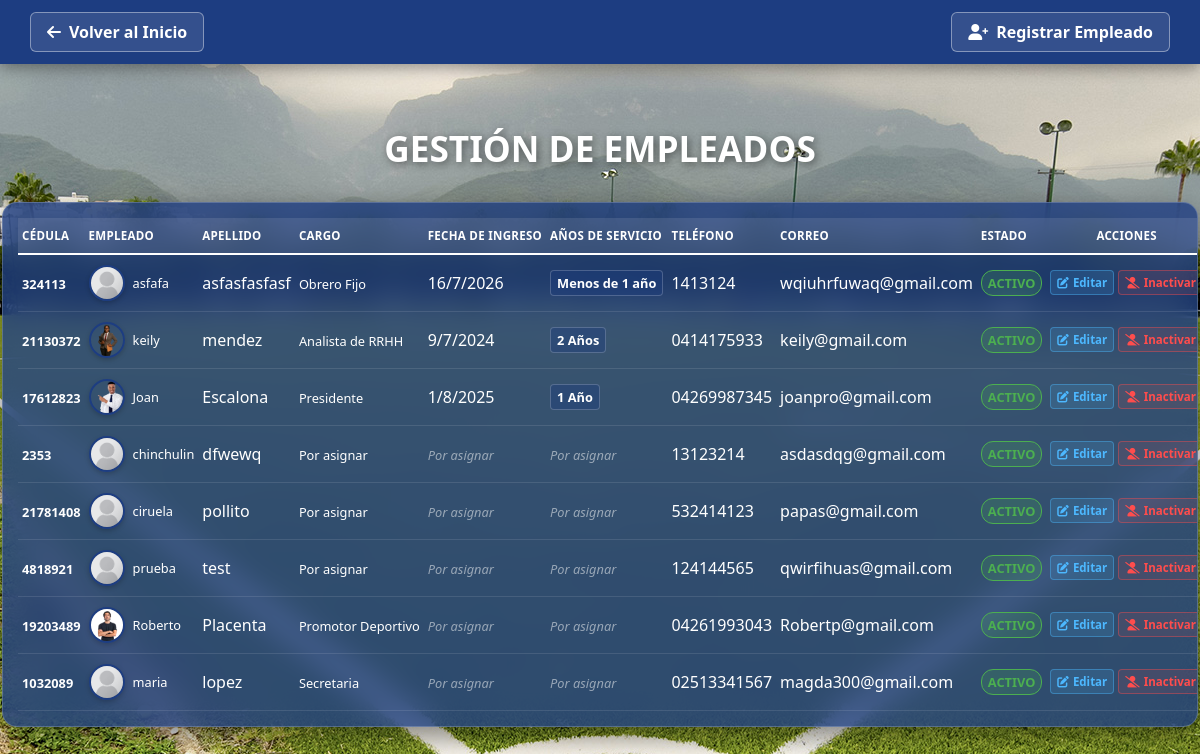
Page /vista/ver_empleados.php on the earlier database version.
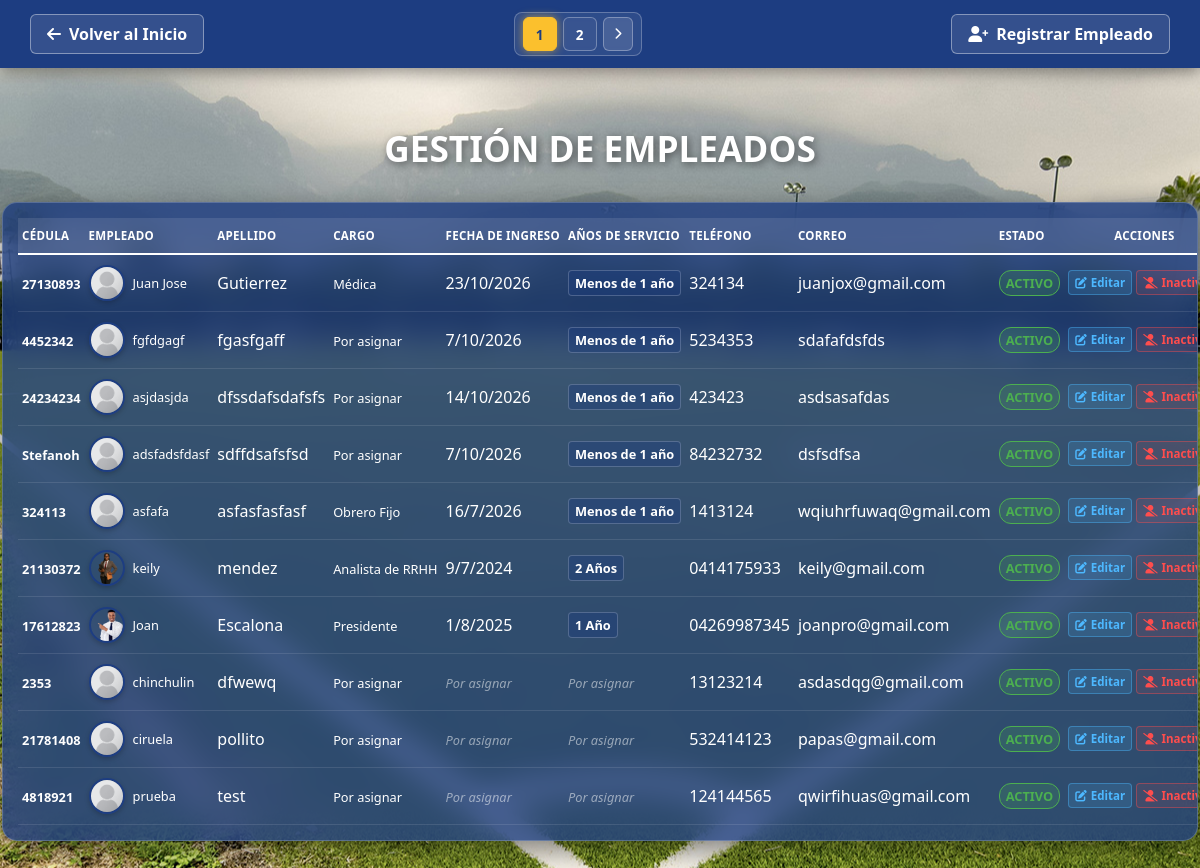
Same page on the later database version.
### tables this page shows
CREATE TABLE `empleados` (
  `id` int(11) NOT NULL,
  `cedula` varchar(8) NOT NULL,
  `nombre` varchar(100) NOT NULL,
  `apellido` varchar(100) NOT NULL,
  `foto` varchar(255) NOT NULL DEFAULT 'defaultavatar.png',
  `cargo` enum('Por asignar','Presidente','Administrador','Jefe de Planificación','Jefe de la Oficina de la OAC','Promotor Deportivo','Médica','Supervisor Deportivo','Asistente Administrativo','Secretaria','Entrenador Deportivo','Analista de RRHH','Obrero Fijo','Obrero Contratado') NOT NULL DEFAULT 'Por asignar',
  `telefono` varchar(20) NOT NULL,
  `correo` varchar(100) NOT NULL,
  `estado` enum('activo','inactivo') NOT NULL,
  `fecha_ingreso` date DEFAULT NULL
);

### controlador/controlador_empleados.php (called while the page is built, shortened)
<?php
require_once '../controlador/conexion.php';
$limite = 10;
$pagina = isset($_GET['pagina']) ? (int)$_GET['pagina'] : 1;
$inicio = ($pagina - 1) * $limite;
$sql_total = "SELECT COUNT(*) as total FROM empleados";
$res_total = $conexion->query($sql_total);
$total_registros = $res_total->fetch_assoc()['total'];
$total_paginas = ceil($total_registros / $limite);
$sql = "SELECT id, cedula, nombre, apellido, cargo, telefono, correo, estado, foto, fecha_ingreso
        FROM empleados
        ORDER BY id DESC
        LIMIT $limite OFFSET $inicio";
$resultado = $conexion->query($sql);
?>

### vista/ver_empleados.php (the view, shortened to what the changed rows need)
<?php
require_once '../controlador/controlador_empleados.php';
?>
<!DOCTYPE html>
<html lang="es">
<head>
    <link rel="stylesheet" href="../estilo/style5.css">
    <link rel="stylesheet" href="https://cdnjs.cloudflare.com/ajax/libs/font-awesome/6.0.0/css/all.min.css">
</head>
<body>
    <header class="main-header">
        <div class="header-container">
            <?php if ($total_paginas > 1): ?>
                <div class="paginacion-header">
                    <?php
                        $max_visibles = 5;
                        $inicio_num = max(1, $pagina - floor($max_visibles / 2));
                        $fin_num = min($total_paginas, $inicio_num + $max_visibles - 1);
                        if (($fin_num - $inicio_num + 1) < $max_visibles) {
                            $inicio_num = max(1, $fin_num - $max_visibles + 1);
                        }
                        for ($i = $inicio_num; $i <= $fin_num; $i++):
                    ?>
                        <a href="ver_empleados.php?pagina=<?php echo $i; ?>" class="num-box <?php echo ($i == $pagina) ? 'active' : ''; ?>">
                            <?php echo $i; ?>
                        </a>
                    <?php endfor; ?>
                    <?php if ($pagina < $total_paginas): ?>
                        <a href="ver_empleados.php?pagina=<?php echo $pagina + 1; ?>" class="num-box nav-arrow" title="Página Siguiente">
                            <i class="fas fa-chevron-right"></i>
                        </a>
                    <?php endif; ?>
                </div>
            <?php endif; ?>
        </div>
    </header>
    <main class="central-container">
        <h1 class="main-title">Gestión de Empleados</h1>
        <div class="glass-table-container">
            <?php if (isset($resultado) && $resultado->num_rows > 0): ?>
                <table class="user-table">
                    <thead>
                        <tr>
                            <th>Cédula</th>
                            <th>Empleado</th>
                            <th>Apellido</th>
                            <th>Cargo</th>
                            <th>Fecha de Ingreso</th>
                            <th>Años de Servicio</th>
                            <th>Teléfono</th>
                            <th>Correo</th>
                            <th>Estado</th>
                            <th style="text-align: center;">Acciones</th>
                        </tr>
                    </thead>
                    <tbody>
                        <?php while($row = $resultado->fetch_assoc()): ?>
                            <tr>
                                <td><strong><?php echo htmlspecialchars($row['cedula']); ?></strong></td>
                                <td>
                                    <div class="col-empleado">
                                        <?php
                                        if (!empty($row['foto']) && $row['foto'] !== 'defaultavatar.png' && file_exists("../fotos_empleados/" . $row['foto'])) {
                                            $ruta_foto = "../fotos_empleados/" . $row['foto'];
                                        } else {
                                            $ruta_foto = "../estilo/defaultavatar.png";
                                        }
                                        ?>
                                        <img src="<?php echo $ruta_foto; ?>?v=<?php echo time(); ?>"
                                             alt="Foto"
                                             class="avatar-tabla"
                                             style="cursor: pointer;"
                                             onclick="ampliarImagen('<?php echo $ruta_foto; ?>')">
                                        <span><?php echo htmlspecialchars($row['nombre']); ?></span>
                                    </div>
                                </td>
                                <td><?php echo htmlspecialchars($row['apellido']); ?></td>
                                <td>
                                    <span class="badge-cargo">
                                        <?php echo htmlspecialchars($row['cargo']); ?>
                                    </span>
                                </td>
                                <td>
                                    <?php
                                    if (!empty($row['fecha_ingreso'])) {
                                        $date = new DateTime($row['fecha_ingreso']);
                                        echo $date->format('j/n/Y');
                                    } else {
                                        echo '<span class="text-por-asignar">Por asignar</span>';
                                    }
                                    ?>
                                </td>
                                <td>
                                    <?php
                                    if (!empty($row['fecha_ingreso'])) {
                                        $fecha_ingreso = new DateTime($row['fecha_ingreso']);
                                        $hoy = new DateTime();
                                        $diferencia = $hoy->diff($fecha_ingreso);
                                        $anios = $diferencia->y;
                                        if ($anios == 0) {
                                            echo '<span class="badge-antiguedad">Menos de 1 año</span>';
                                        } elseif ($anios == 1) {
                                            echo '<span class="badge-antiguedad">1 Año</span>';
                                        } else {
                                            echo '<span class="badge-antiguedad">' . $anios . ' Años</span>';
                                        }
                                    } else {
                                        echo '<span class="text-por-asignar">Por asignar</span>';
                                    }
                                    ?>
                                </td>
                                <td><?php echo htmlspecialchars($row['telefono']); ?></td>
                                <td><?php echo htmlspecialchars($row['correo']); ?></td>
                                <td>
                                    <?php
                                    $clase = ($row['estado'] == 'activo') ? 'estado-activo' : 'estado-inactivo';
                                    ?>
                                    <span class="badge-estado <?php echo $clase; ?>">
                                        <?php echo htmlspecialchars($row['estado']); ?>
                                    </span>
                                </td>
                                <td class="action-cell">
                                    <div class="action-buttons-wrapper">
                                        <a href="editar_empleado.php?id=<?php echo $row['id']; ?>" class="btn-table edit">
                                            <i class="fas fa-edit"></i> Editar
                                        </a>
                                        <?php if ($row['estado'] == 'activo'): ?>
                                            <a href="../controlador/controlador_estado_empleado.php?id=<?php echo $row['id']; ?>&actual=activo" class="btn-inactivar">
                                                <i class="fas fa-user-slash"></i> Inactivar
                                            </a>
                                        <?php else: ?>
                                            <a href="../controlador/controlador_estado_empleado.php?id=<?php echo $row['id']; ?>&actual=inactivo" class="btn-activar">
                                                <i class="fas fa-user-check"></i> Activar
                                            </a>
                                        <?php endif; ?>
                                    </div>
                                </td>
                            </tr>
                        <?php endwhile; ?>
                    </tbody>
                </table>
            <?php endif; ?>
        </div>
    </main>
</body>
</html>

Differences in the rows shown:
no longer on this page (row unchanged): empleados: cedula "19203489", foto (picture), nombre "Roberto", apellido "Placenta", cargo "Promotor Deportivo", shows "Por asignar", telefono "04261993043", correo "Robertp@gmail.com", estado "ACTIVO"
no longer on this page (row unchanged): empleados: cedula "1032089", foto (placeholder picture), nombre "maria", apellido "lopez", cargo "Secretaria", shows "Por asignar", telefono "02513341567", correo "magda300@gmail.com", estado "ACTIVO"
added empleados: cedula "27130893", foto (placeholder picture), nombre "Juan Jose", apellido "Gutierrez", cargo "Médica", fecha_ingreso "23/10/2026", shows "Menos de 1 año", telefono "324134", correo "juanjox@gmail.com", estado "ACTIVO"
added empleados: cedula "4452342", foto (placeholder picture), nombre "fgfdgagf", apellido "fgasfgaff", cargo "Por asignar", fecha_ingreso "7/10/2026", shows "Menos de 1 año", telefono "5234353", correo "sdafafdsfds", estado "ACTIVO"
added empleados: cedula "24234234", foto (placeholder picture), nombre "asjdasjda", apellido "dfssdafsdafsfs", cargo "Por asignar", fecha_ingreso "14/10/2026", shows "Menos de 1 año", telefono "423423", correo "asdsasafdas", estado "ACTIVO"
added empleados: cedula "Stefanoh", foto (placeholder picture), nombre "adsfadsfdasf", apellido "sdffdsafsfsd", cargo "Por asignar", fecha_ingreso "7/10/2026", shows "Menos de 1 año", telefono "84232732", correo "dsfsdfsa", estado "ACTIVO"
Other differences:
new list line: "1"
new list line: "2"
